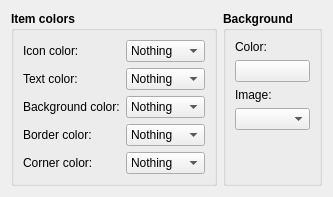
         <widget class="QWidget" name="tab_3">
          <attribute name="title">
           <string>Index cards</string>
          </attribute>
          <layout class="QHBoxLayout" name="horizontalLayout_4">
           <item>
            <widget class="QGroupBox" name="groupBox_5">
             <property name="font">
              <font>
               <weight>75</weight>
               <bold>true</bold>
              </font>
             </property>
             <property name="title">
              <string>Item colors</string>
             </property>
             <layout class="QFormLayout" name="formLayout_2">
              <property name="fieldGrowthPolicy">
               <enum>QFormLayout::ExpandingFieldsGrow</enum>
              </property>
              <item row="0" column="0">
               <widget class="QLabel" name="label_9">
                <property name="font">
                 <font>
                  <weight>50</weight>
                  <bold>false</bold>
                 </font>
                </property>
                <property name="text">
                 <string>Icon color:</string>
                </property>
               </widget>
              </item>
              <item row="0" column="1">
               <widget class="QComboBox" name="cmbCorkIcon">
                <property name="font">
                 <font>
                  <weight>50</weight>
                  <bold>false</bold>
                 </font>
                </property>
                <item>
                 <property name="text">
                  <string>Nothing</string>
                 </property>
                </item>
                <item>
                 <property name="text">
                  <string>POV</string>
                 </property>
                </item>
                <item>
                 <property name="text">
                  <string>Label</string>
                 </property>
                </item>
                <item>
                 <property name="text">
                  <string>Progress</string>
                 </property>
                </item>
                <item>
                 <property name="text">
                  <string>Compile</string>
                 </property>
                </item>
               </widget>
              </item>
              <item row="1" column="0">
               <widget class="QLabel" name="label_10">
                <property name="font">
                 <font>
                  <weight>50</weight>
                  <bold>false</bold>
                 </font>
                </property>
                <property name="text">
                 <string>Text color:</string>
                </property>
               </widget>
              </item>
              <item row="1" column="1">
               <widget class="QComboBox" name="cmbCorkText">
                <property name="font">
                 <font>
                  <weight>50</weight>
                  <bold>false</bold>
                 </font>
                </property>
                <item>
                 <property name="text">
                  <string>Nothing</string>
                 </property>
                </item>
                <item>
                 <property name="text">
                  <string>POV</string>
                 </property>
                </item>
                <item>
                 <property name="text">
                  <string>Label</string>
                 </property>
                </item>
                <item>
                 <property name="text">
                  <string>Progress</string>
                 </property>
                </item>
                <item>
                 <property name="text">
                  <string>Compile</string>
                 </property>
                </item>
               </widget>
              </item>
              <item row="2" column="0">
               <widget class="QLabel" name="label_11">
                <property name="font">
                 <font>
                  <weight>50</weight>
                  <bold>false</bold>
                 </font>
                </property>
                <property name="text">
                 <string>Background color:</string>
                </property>
               </widget>
              </item>
              <item row="2" column="1">
               <widget class="QComboBox" name="cmbCorkBackground">
                <property name="font">
                 <font>
                  <weight>50</weight>
                  <bold>false</bold>
                 </font>
                </property>
                <item>
                 <property name="text">
                  <string>Nothing</string>
                 </property>
                </item>
                <item>
                 <property name="text">
                  <string>POV</string>
                 </property>
                </item>
                <item>
                 <property name="text">
                  <string>Label</string>
                 </property>
                </item>
                <item>
                 <property name="text">
                  <string>Progress</string>
                 </property>
                </item>
                <item>
                 <property name="text">
                  <string>Compile</string>
                 </property>
                </item>
               </widget>
              </item>
              <item row="3" column="0">
               <widget class="QLabel" name="label_12">
                <property name="font">
                 <font>
                  <weight>50</weight>
                  <bold>false</bold>
                 </font>
                </property>
                <property name="text">
                 <string>Border color:</string>
                </property>
               </widget>
              </item>
              <item row="3" column="1">
               <widget class="QComboBox" name="cmbCorkBorder">
                <property name="font">
                 <font>
                  <weight>50</weight>
                  <bold>false</bold>
                 </font>
                </property>
                <item>
                 <property name="text">
                  <string>Nothing</string>
                 </property>
                </item>
                <item>
                 <property name="text">
                  <string>POV</string>
                 </property>
                </item>
                <item>
                 <property name="text">
                  <string>Label</string>
                 </property>
                </item>
                <item>
                 <property name="text">
                  <string>Progress</string>
                 </property>
                </item>
                <item>
                 <property name="text">
                  <string>Compile</string>
                 </property>
                </item>
               </widget>
              </item>
              <item row="4" column="0">
               <widget class="QLabel" name="label_13">
                <property name="font">
                 <font>
                  <weight>50</weight>
                  <bold>false</bold>
                 </font>
                </property>
                <property name="text">
                 <string>Corner color:</string>
                </property>
               </widget>
              </item>
              <item row="4" column="1">
               <widget class="QComboBox" name="cmbCorkCorner">
                <property name="font">
                 <font>
                  <weight>50</weight>
                  <bold>false</bold>
                 </font>
                </property>
                <item>
                 <property name="text">
                  <string>Nothing</string>
                 </property>
                </item>
                <item>
                 <property name="text">
                  <string>POV</string>
                 </property>
                </item>
                <item>
                 <property name="text">
                  <string>Label</string>
                 </property>
                </item>
                <item>
                 <property name="text">
                  <string>Progress</string>
                 </property>
                </item>
                <item>
                 <property name="text">
                  <string>Compile</string>
                 </property>
                </item>
               </widget>
              </item>
             </layout>
            </widget>
           </item>
           <item>
            <widget class="QGroupBox" name="groupBox_7">
             <property name="font">
              <font>
               <weight>75</weight>
               <bold>true</bold>
              </font>
             </property>
             <property name="title">
              <string>Background</string>
             </property>
             <layout class="QVBoxLayout" name="verticalLayout_8">
              <item>
               <widget class="QLabel" name="label_15">
                <property name="font">
                 <font>
                  <weight>50</weight>
                  <bold>false</bold>
                 </font>
                </property>
                <property name="text">
                 <string>Color:</string>
                </property>
               </widget>
              </item>
              <item>
               <widget class="QPushButton" name="btnCorkColor">
                <property name="maximumSize">
                 <size>
                  <width>16777215</width>
                  <height>32</height>
                 </size>
                </property>
                <property name="font">
                 <font>
                  <weight>50</weight>
                  <bold>false</bold>
                 </font>
                </property>
                <property name="text">
                 <string/>
                </property>
                <property name="iconSize">
                 <size>
                  <width>64</width>
                  <height>64</height>
                 </size>
                </property>
                <property name="shortcut">
                 <string>Ctrl+S</string>
                </property>
               </widget>
              </item>
              <item>
               <widget class="QLabel" name="label_16">
                <property name="font">
                 <font>
                  <weight>50</weight>
                  <bold>false</bold>
                 </font>
                </property>
                <property name="text">
                 <string>Image:</string>
                </property>
               </widget>
              </item>
              <item>
               <widget class="QComboBox" name="cmbCorkImage">
                <property name="font">
                 <font>
                  <weight>50</weight>
                  <bold>false</bold>
                 </font>
                </property>
               </widget>
              </item>
              <item>
               <spacer name="verticalSpacer_5">
                <property name="orientation">
                 <enum>Qt::Vertical</enum>
                </property>
                <property name="sizeHint" stdset="0">
                 <size>
                  <width>20</width>
                  <height>40</height>
                 </size>
                </property>
               </spacer>
              </item>
             </layout>
            </widget>
           </item>
          </layout>
         </widget>
